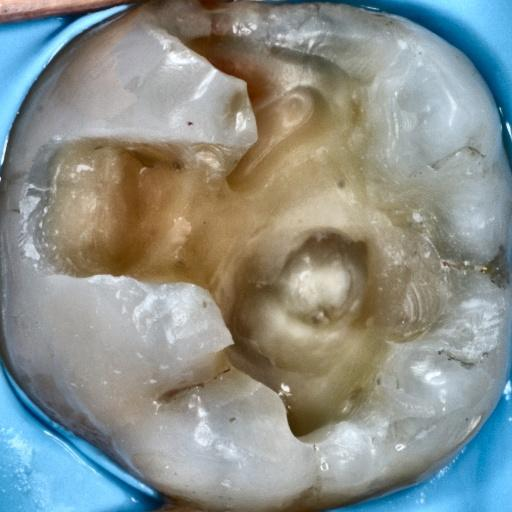
#> input picture ui/tmp/raw_images/case.jpg, 512 x 512 px
$ python -i normalise.py   (imports and definitions only)
#> lines starting #> are read from the running program, lines starting #| are printed output that depends on the picture
#> further down, picture is the input picture: shape (512, 512, 3); mean B, G, R 139, 144.3, 138.4
"""
Colour, contrast and geometric normalisation utilities.
"""
import cv2
import numpy as np

from ..config import CLAHE_CLIP, CLAHE_TILEGR, ROT_TOLERANCE

# ---------- colour & contrast ------------------------------------------------
def apply_clahe(img_bgr: np.ndarray) -> np.ndarray:
    lab = cv2.cvtColor(img_bgr, cv2.COLOR_BGR2LAB)
#> lab: shape (512, 512, 3); mean of channels 0, 1, 2 151.5, 127.2, 131
    l, a, b = cv2.split(lab)
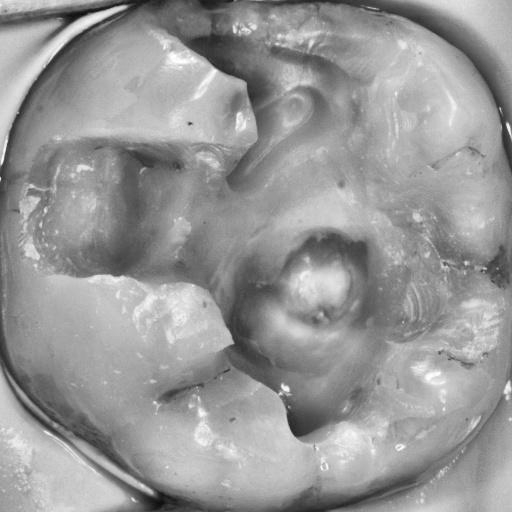
#> l: shape (512, 512); min 9, max 255, mean 151.5
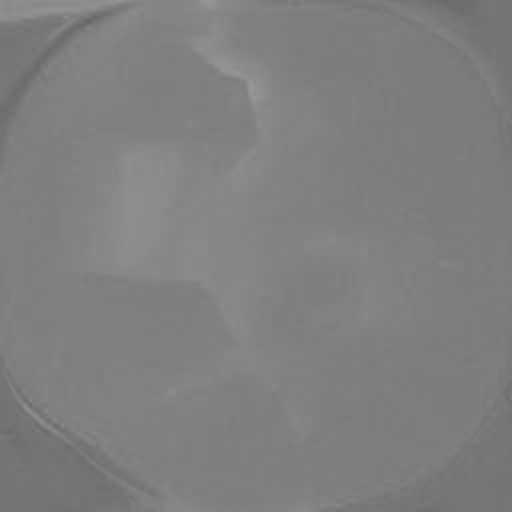
#> a: shape (512, 512); min 101, max 153, mean 127.2
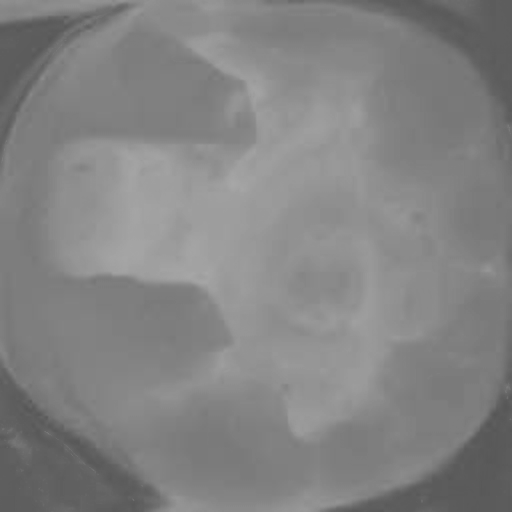
#> b: shape (512, 512); min 86, max 167, mean 131
    clahe = cv2.createCLAHE(clipLimit=CLAHE_CLIP, tileGridSize=CLAHE_TILEGR)
    l2 = clahe.apply(l)
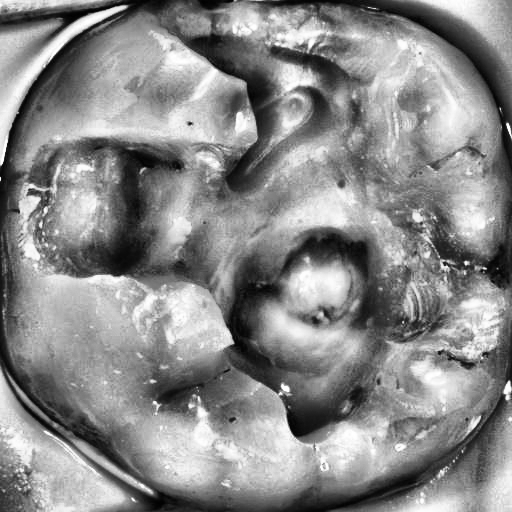
#> l2: shape (512, 512); min 0, max 255, mean 137.3
    lab = cv2.merge((l2, a, b))
#> lab: shape (512, 512, 3); mean of channels 0, 1, 2 137.3, 127.2, 131
    return cv2.cvtColor(lab, cv2.COLOR_LAB2BGR)
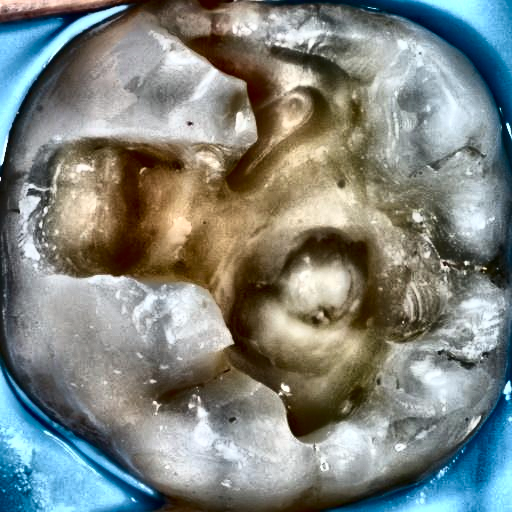
#> returned value: shape (512, 512, 3); mean B, G, R 126.6, 131.9, 126.3

# ---------- orientation ------------------------------------------------------
def deskew(img_bgr: np.ndarray) -> tuple[np.ndarray, float]:
    """
    Roughly rotate so that the dominant axis of edge points lies horizontal.
    Returns (rotated_image, applied_angle_in_degrees).
    """
    gray = cv2.cvtColor(img_bgr, cv2.COLOR_BGR2GRAY)
    edges = cv2.Canny(gray, 50, 150)
    coords = np.column_stack(np.where(edges > 0))  # (y, x) pairs

    # If too few edge points, skip rotation
    if coords.shape[0] < 10:
        return img_bgr, 0.0

    # Center and compute covariance
    centered = coords - coords.mean(axis=0)
    cov = np.cov(centered, rowvar=False)
    eigvals, eigvecs = np.linalg.eigh(cov)

    # Principal component = eigenvector with largest eigenvalue
    principal = eigvecs[:, np.argmax(eigvals)]  # [e_y, e_x]

    # Angle between that axis and horizontal
    angle_rad = np.arctan2(principal[0], principal[1])
    angle_deg = np.rad2deg(angle_rad)

    # Skip tiny corrections
    if abs(angle_deg) < ROT_TOLERANCE:
        return img_bgr, 0.0

    # Rotate about the image center
    (h, w) = img_bgr.shape[:2]
    center = (w / 2, h / 2)
    M = cv2.getRotationMatrix2D(center, angle_deg, 1.0)
    rotated = cv2.warpAffine(
        img_bgr, M, (w, h),
        flags=cv2.INTER_LINEAR,
        borderMode=cv2.BORDER_REPLICATE
    )
    return rotated, angle_deg

>>> import cv2
>>> picture = cv2.imread('../../ui/tmp/raw_images/case.jpg')
>>> result = apply_clahe(picture)
